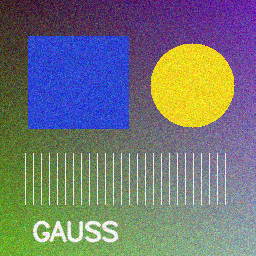
#> input picture report/input.png, 256 x 256 px
$ python main.py report/input.png
#> lines starting #> are read from the running program, lines starting #| are printed output that depends on the picture
### gaussian_filter.py
"""Gaussian smoothing: explicit Python convolution and OpenCV reference."""

import math
from dataclasses import dataclass
from numbers import Integral

import cv2
import numpy as np


@dataclass(frozen=True)
class GaussianParams:
    """Odd kernel dimensions; sigma_y defaults to sigma_x."""

    width: int = 5
    height: int = 5
    sigma_x: float = 1.0
    sigma_y: float = None

    def __post_init__(self):
        for size in (self.width, self.height):
            if isinstance(size, bool) or not isinstance(size, Integral) or size < 1 or size % 2 == 0:
                raise ValueError("Размеры ядра должны быть положительными нечётными целыми числами")
        if self.sigma_y is None:
            object.__setattr__(self, "sigma_y", self.sigma_x)
        for sigma in (self.sigma_x, self.sigma_y):
            if not math.isfinite(sigma) or sigma <= 0:
                raise ValueError("Sigma должна быть конечным числом больше нуля")


def gaussian_kernel_1d(size, sigma):
    """Build and normalize weights with Python math, without library filters."""
    GaussianParams(size, 1, sigma, sigma)
    radius = size // 2
    distances = [(i - radius) / sigma for i in range(size)]
    weights = [math.exp(-0.5 * distance * distance) for distance in distances]
    total = sum(weights)
    return [weight / total for weight in weights]


# [5 lines left out: function gaussian_kernel, not called in this run]


def _validate_image(image):
    if not isinstance(image, np.ndarray) or image.ndim not in (2, 3):
        raise ValueError("Ожидается массив H×W или H×W×C")
    if image.size == 0 or (image.ndim == 3 and image.shape[2] not in (1, 3)):
        raise ValueError("Изображение должно быть непустым, с 1 или 3 каналами")
    if image.dtype not in (np.dtype('uint8'), np.dtype('float64')):
        raise ValueError("Поддерживаются uint8 и float64")
    if not np.isfinite(image).all():
        raise ValueError("Изображение содержит NaN или бесконечность")


def gaussian_native(image, params):
    """Two separable passes using only scalar Python arithmetic in the filter.

    NumPy is used only for input validation and conversion. All weights,
    border indices and weighted sums are calculated explicitly in Python.
    Borders replicate the nearest pixel. The result is always float64.
    """
    _validate_image(image)
    source = image.astype(np.float64, copy=False)
    gray = source.ndim == 2
    if gray:
        source = source[:, :, None]
    height, width, channels = source.shape
    pixels = source.tolist()
    kx = gaussian_kernel_1d(params.width, params.sigma_x)
    ky = gaussian_kernel_1d(params.height, params.sigma_y)
    # Precompute border indices, including kernels larger than the image.
    xs = [[min(width - 1, max(0, x + i - params.width // 2))
           for i in range(params.width)] for x in range(width)]
    ys = [[min(height - 1, max(0, y + i - params.height // 2))
           for i in range(params.height)] for y in range(height)]
    temp = [[[0.0] * channels for _ in range(width)] for _ in range(height)]
    result = [[[0.0] * channels for _ in range(width)] for _ in range(height)]
    for y in range(height):
        for x in range(width):
            for c in range(channels):
                total = 0.0
                for i, weight in enumerate(kx):
                    total += pixels[y][xs[x][i]][c] * weight
                temp[y][x][c] = total
    for y in range(height):
        for x in range(width):
            for c in range(channels):
                total = 0.0
                for j, weight in enumerate(ky):
                    total += temp[ys[y][j]][x][c] * weight
                result[y][x][c] = total
    output = np.asarray(result, dtype=np.float64)
    return output[:, :, 0] if gray else output


def gaussian_opencv(image, params):
    """Same precision and border convention as the native implementation."""
    _validate_image(image)
    result = cv2.GaussianBlur(
        image.astype(np.float64, copy=False),
        (params.width, params.height),
        sigmaX=params.sigma_x, sigmaY=params.sigma_y,
        borderType=cv2.BORDER_REPLICATE,
    )
    if image.ndim == 3 and image.shape[2] == 1:
        result = result[:, :, None]
    return result


def to_uint8(image):
    """Round only after both passes; avoid integer overflow on conversion."""
    return np.clip(np.rint(image), 0, 255).astype(np.uint8)

### main.py
"""Command-line application: python main.py input.png --help."""

import argparse
import json
from pathlib import Path
from time import perf_counter

import cv2
import numpy as np

from gaussian_filter import GaussianParams, gaussian_native, gaussian_opencv, to_uint8


def read_image(path, grayscale=False):
#> called with grayscale = False
    data = np.fromfile(path, dtype=np.uint8)
    image = cv2.imdecode(data, cv2.IMREAD_GRAYSCALE if grayscale else cv2.IMREAD_COLOR)
#> image is the input picture: shape (256, 256, 3); mean B, G, R 118.8, 117.3, 113.3
    if image is None:
        raise ValueError(f"Не удалось прочитать изображение: {path}")
    return image


def save_image(path, image):
    path = Path(path)
    path.parent.mkdir(parents=True, exist_ok=True)
    ok, data = cv2.imencode(path.suffix, to_uint8(image))
    if not ok:
        raise ValueError(f"Не удалось сохранить изображение: {path}")
    data.tofile(path)


def main():
    parser = argparse.ArgumentParser(description="ЛР1, вариант 3: усредняющий фильтр Гаусса")
    parser.add_argument("input", type=Path, help="Входное изображение")
    parser.add_argument("--kernel", nargs=2, type=int, default=[5, 5], metavar=("WIDTH", "HEIGHT"))
    parser.add_argument("--sigma-x", type=float, default=1.0)
    parser.add_argument("--sigma-y", type=float, help="По умолчанию равно sigma-x")
    parser.add_argument("--method", choices=["native", "opencv", "both"], default="both")
    parser.add_argument("--grayscale", action="store_true")
    parser.add_argument("--output", type=Path, default=Path("output"), help="Папка результатов")
    args = parser.parse_args()
    try:
        params = GaussianParams(*args.kernel, args.sigma_x, args.sigma_y)
        image = read_image(args.input, args.grayscale)
        results, stats = {}, {"parameters": vars(params), "shape": list(image.shape)}
        for name, function in (("native", gaussian_native), ("opencv", gaussian_opencv)):
            if args.method in (name, "both"):
                start = perf_counter()
                results[name] = function(image, params)
                stats[name + "_ms"] = (perf_counter() - start) * 1000
                save_image(args.output / (name + ".png"), results[name])
#> this loop made 2 passes
#> pass 2, in gaussian_opencv, `result = cv2.GaussianBlur( image.astype(np.float64, copy=False), (para..`:
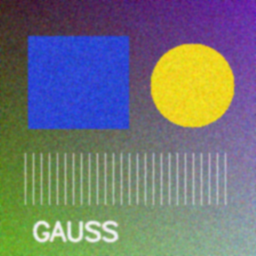
#> result: shape (256, 256, 3) float64; mean B, G, R 118.8, 117.3, 113.3
#> after the loop, results = 2 items; stats = 4 items
        if len(results) == 2:
            diff = np.abs(results["native"] - results["opencv"])
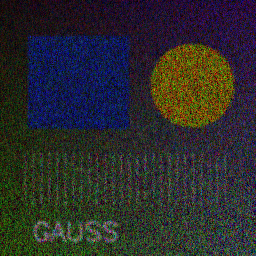
#> diff: shape (256, 256, 3) float64; mean of channels 0, 1, 2 2.99e-14, 2.95e-14, 2.92e-14; drawn with min black and max white
            stats["max_absolute_error"] = float(diff.max())
            stats["mean_absolute_error"] = float(diff.mean())
            # A black image means equality at display precision; raw error is in JSON.
            save_image(args.output / "difference.png", diff)
#> in to_uint8 (call 3), `return np.clip(np.rint(image), 0, 255).astype(np.uint8)`: returned value: shape (256, 256, 3); every value is 0
        args.output.mkdir(parents=True, exist_ok=True)
        (args.output / "metrics.json").write_text(json.dumps(stats, indent=2), encoding="utf-8")
        print(json.dumps(stats, indent=2, ensure_ascii=False))
#> (printed output is left out)
    except (OSError, ValueError, cv2.error) as error:
        parser.exit(2, f"Ошибка: {error}\n")


if __name__ == "__main__":
    main()
